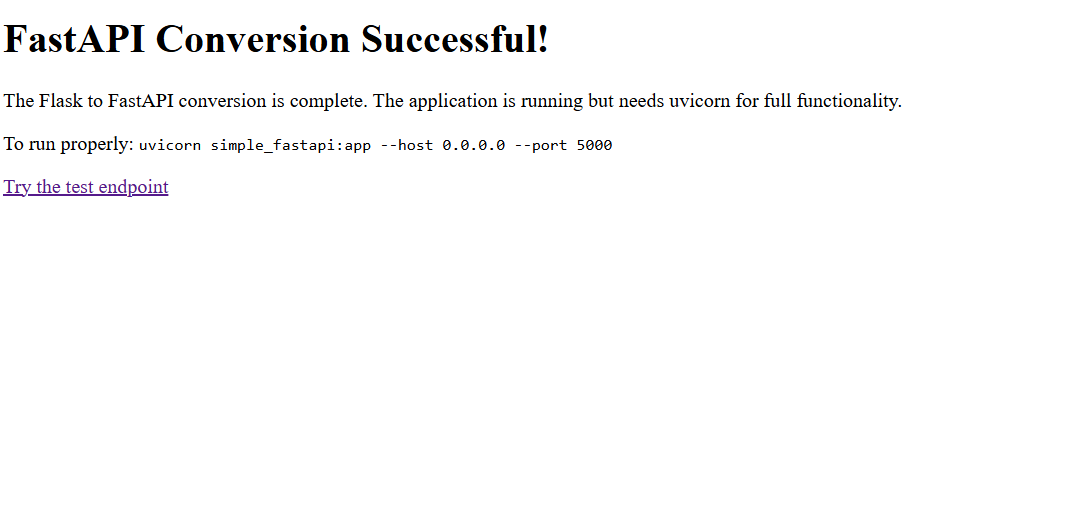
#> input picture attached_assets/image_1754205563251.png, 1070 x 525 px
$ python -i image_service.py   (imports and definitions only)
#> lines starting #> are read from the running program, lines starting #| are printed output that depends on the picture
import os
import uuid
from PIL import Image, ImageDraw, ImageFont
from flask import current_app
import logging

def add_watermark(image_path, output_path, is_premium=False):
    """
    PRODUCTION-READY: Add watermark to image with comprehensive error handling

    Args:
        image_path (str): Path to the source image
        output_path (str): Path for the output image
        is_premium (bool): Whether user has premium subscription

    Returns:
        bool: True if successful, False otherwise
    """
#> called with image_path = 'attached_assets/image_1754205563251.png', output_path = 'out.png', is_premium = False
    import shutil

    try:
        # Validate inputs
        if not image_path or not output_path:
            logging.error("Invalid input or output path provided")
            return False

        if not os.path.exists(image_path):
            logging.error(f"Input file does not exist: {image_path}")
            return False

        # Ensure output directory exists
        os.makedirs(os.path.dirname(output_path), exist_ok=True)

        # Premium users get watermark-free images
        if is_premium:
            try:
                shutil.copy2(image_path, output_path)
                logging.info(f"Premium user - copied without watermark: {output_path}")
                return True
            except Exception as e:
                logging.error(f"Error copying file for premium user: {e}")
                return False

        # Apply watermark for free users with robust error handling
        try:
            with Image.open(image_path) as img:
                # Validate image
#> img is the input picture: PIL image 1070x525 RGBA; mean R, G, B, A 250.5, 250.4, 250.6, 255
                if img.size[0] == 0 or img.size[1] == 0:
                    logging.error("Invalid image dimensions")
                    return False

                # Convert to RGBA for watermarking
                if img.mode != 'RGBA':
                    img = img.convert('RGBA')

                # Create watermark overlay
                watermark = Image.new('RGBA', img.size, (0, 0, 0, 0))
#> watermark: PIL image 1070x525 RGBA; every value is 0
                draw = ImageDraw.Draw(watermark)

                # Watermark text
                watermark_text = "Postasy - Upgrade for Watermark-Free"

                # Safe font loading with multiple fallbacks
                font = None
                font_paths = [
                    "/usr/share/fonts/truetype/dejavu/DejaVuSans-Bold.ttf",
                    "/usr/share/fonts/truetype/liberation/LiberationSans-Bold.ttf",
                    "/System/Library/Fonts/Arial.ttf",  # macOS
                    "/usr/share/fonts/TTF/arial.ttf"    # Alternative Linux
                ]

                font_size = max(12, min(20, img.width // 40))  # Responsive but bounded
#> font_size = 20

                for font_path in font_paths:
                    try:
                        if os.path.exists(font_path):
                            font = ImageFont.truetype(font_path, font_size)
                            break
                    except Exception:
                        continue

                # Fallback to default font
                if font is None:
                    try:
                        font = ImageFont.load_default()
                        font_size = 16  # Default size for fallback font
                    except Exception:
                        font = None
                        font_size = 16  # Ensure font_size is always defined

                # Calculate text position with error handling
                if font:
                    try:
                        bbox = draw.textbbox((0, 0), watermark_text, font=font)
#> bbox = (0, 4, 436, 23)
                        text_width = bbox[2] - bbox[0]
#> text_width = 436
                        text_height = bbox[3] - bbox[1]
#> text_height = 19
                    except Exception:
                        text_width = len(watermark_text) * font_size // 2
                        text_height = font_size
                else:
                    text_width = len(watermark_text) * 8
                    text_height = 16

                # Position at bottom right with safe margins
                margin = max(10, min(20, img.width // 100))
#> margin = 10
                x = max(0, img.width - text_width - margin)
#> x = 624
                y = max(0, img.height - text_height - margin)
#> y = 496

                # Draw semi-transparent background
                bg_padding = max(5, font_size // 4)
#> bg_padding = 5
                try:
                    draw.rectangle([
                        max(0, x - bg_padding), max(0, y - bg_padding),
                        min(img.width, x + text_width + bg_padding),
                        min(img.height, y + text_height + bg_padding)
                    ], fill=(0, 0, 0, 128))

                    # Draw watermark text
                    draw.text((x, y), watermark_text, font=font, fill=(255, 255, 255, 200))
                except Exception as e:
                    logging.warning(f"Error drawing watermark, using simplified version: {e}")
                    # Fallback: simple text without background
                    draw.text((x, y), "POSTASY", font=font, fill=(255, 255, 255, 255))

                # Combine with original image
                try:
                    watermarked = Image.alpha_composite(img, watermark).convert('RGB')
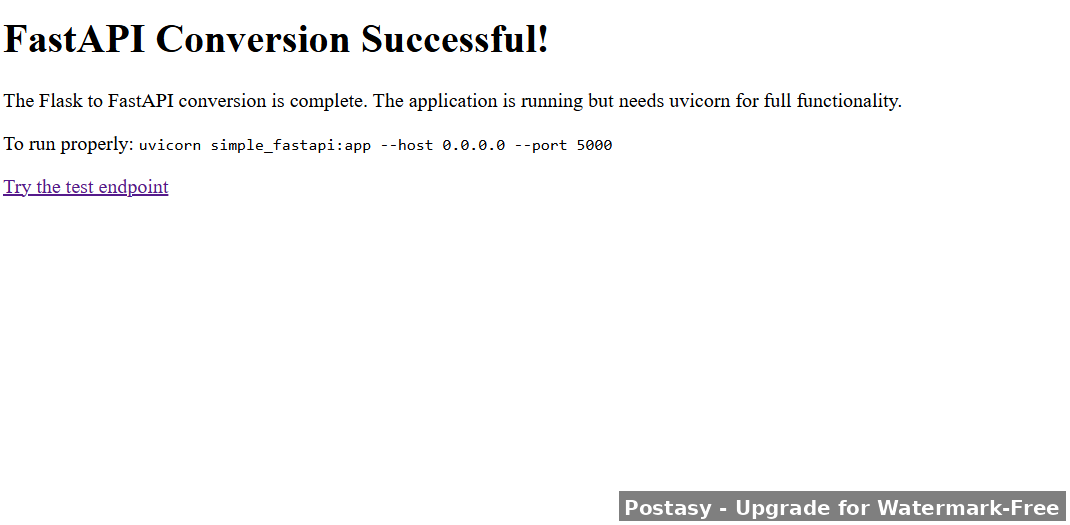
#> watermarked: PIL image 1070x525 RGB; mean R, G, B 248, 247.9, 248.1
                except Exception as e:
                    logging.warning(f"Error compositing, using blend method: {e}")
                    # Fallback blend method
                    watermarked = Image.blend(img.convert('RGB'), watermark.convert('RGB'), 0.1)

                # Save with multiple format attempts
                save_successful = False

                # Try JPEG first
                try:
                    watermarked.save(output_path, 'JPEG', quality=95, optimize=True)
                    save_successful = True
                    logging.info(f"Successfully saved watermarked image as JPEG: {output_path}")
                except Exception as jpeg_error:
                    logging.warning(f"JPEG save failed: {jpeg_error}")

                    # Try PNG as fallback
                    try:
                        png_path = output_path.rsplit('.', 1)[0] + '.png'
                        watermarked.save(png_path, 'PNG', optimize=True)
                        save_successful = True
                        logging.info(f"Saved as PNG fallback: {png_path}")
                    except Exception as png_error:
                        logging.error(f"PNG fallback also failed: {png_error}")

                return save_successful

        except Exception as processing_error:
            logging.error(f"Error processing image: {processing_error}")

            # Last resort: copy original file
            try:
                shutil.copy2(image_path, output_path)
                logging.warning(f"Processing failed, copied original: {output_path}")
                return True
            except Exception as copy_error:
                logging.error(f"Even file copy failed: {copy_error}")
                return False

    except Exception as e:
        logging.error(f"Unexpected error in add_watermark: {e}")
        return False

# [158 lines left out: function add_profile_overlay, not called in this run]

def generate_filename(extension='.jpg'):
    """Generate a unique filename"""
    return str(uuid.uuid4()) + extension

# [171 lines left out: functions save_uploaded_file, add_logo_to_poster_top, not called in this run]

>>> result = add_watermark('attached_assets/image_1754205563251.png', 'out.png')
